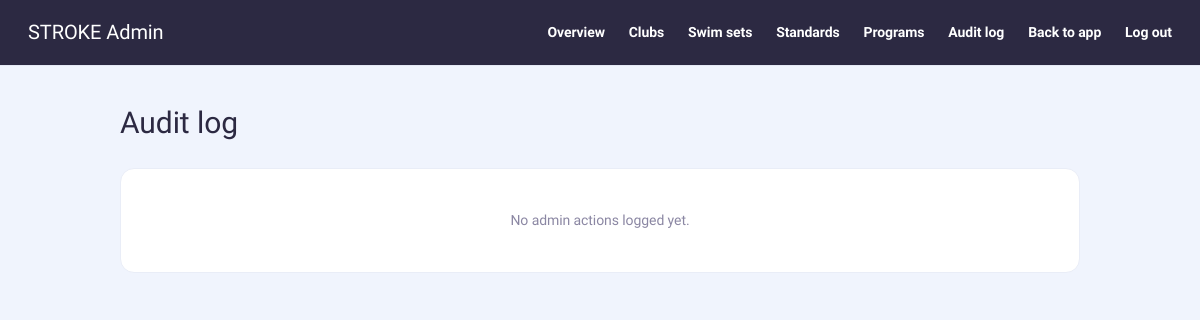
The page /admin/audit (signed in) on the database as committed earlier.
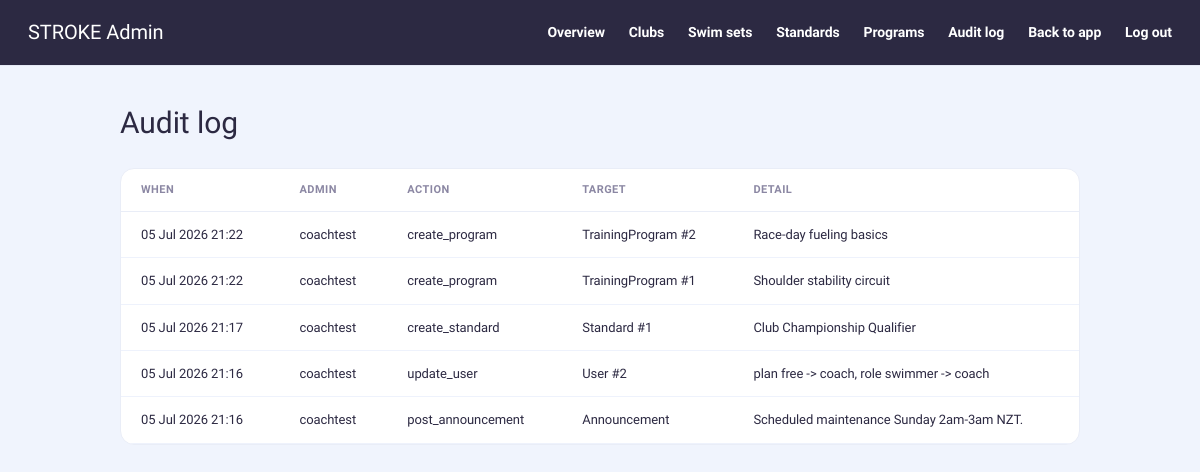
The same page on the database as committed later.
### models.py (models this page shows, shortened)
class AdminAuditLog(db.Model):
    __tablename__ = 'admin_audit_log'
    id = db.Column(db.Integer, primary_key=True)
    admin_id = db.Column(db.Integer, db.ForeignKey('user.id'), nullable=False)
    action = db.Column(db.String(50), nullable=False)
    target_type = db.Column(db.String(30))
    target_id = db.Column(db.Integer)
    detail = db.Column(db.Text)
    created_at = db.Column(db.DateTime, default=datetime.utcnow)

class User(db.Model, UserMixin):
    __tablename__ = 'user'
    id = db.Column(db.Integer, primary_key=True)
    email = db.Column(db.String(150), unique=True, nullable=False)
    username = db.Column(db.String(80), unique=True, nullable=False)
    password = db.Column(db.String(200), nullable=False)
    created_at = db.Column(db.DateTime, default=datetime.utcnow)
    plan = db.Column(db.String(20), default='free')
    is_verified = db.Column(db.Boolean, default=False)
    is_admin = db.Column(db.Boolean, default=False)
    verify_code = db.Column(db.String(6), nullable=True)
    verify_code_sent_at = db.Column(db.DateTime, nullable=True)
    role = db.Column(db.String(20), default='swimmer')  # 'swimmer' or 'coach'
    share_leaderboard = db.Column(db.Boolean, default=False)
    swims = db.relationship('Swim', backref='user', lazy=True)
    sessions = db.relationship('Session', backref='user', lazy=True)

### routes.py (the view)
@main.route('/admin/audit')
@login_required
@admin_required
def admin_audit():
    from app import db
    from models import AdminAuditLog, User
    logs = (
        db.session.query(AdminAuditLog)
        .order_by(AdminAuditLog.created_at.desc())
        .limit(200)
        .all()
    )
    admins = {u.id: u.username for u in db.session.query(User).all()}
    return render_template('admin_audit.html', logs=logs, admins=admins)

### auth_utils.py (called while the page is built)
def admin_required(f):
    @wraps(f)
    def wrapper(*args, **kwargs):
        if not current_user.is_authenticated or not current_user.is_admin:
            abort(403)
        return f(*args, **kwargs)
    return wrapper

### templates/admin_audit.html (shortened to what this page needs)
<!DOCTYPE html>
<html lang="en">
<head>
<link rel="stylesheet" href="{{ url_for('static', filename='css/main.css') }}">
</head>
<body>
<nav class="adm-nav">
  <span class="adm-logo">STROKE Admin</span>
  <div>
    <a href="/admin">Overview</a>
    <a href="/admin/clubs">Clubs</a>
    <a href="/admin/sets">Swim sets</a>
    <a href="/admin/standards">Standards</a>
    <a href="/admin/programs">Programs</a>
    <a href="/admin/audit">Audit log</a>
    <a href="/dashboard">Back to app</a>
    <a href="/logout">Log out</a>
  </div>
</nav>
<div class="adm-wrap">
  <p class="adm-title">Audit log</p>
  <div class="adm-panel">
    {% if logs %}
    <table>
      <thead>
        <tr><th>When</th><th>Admin</th><th>Action</th><th>Target</th><th>Detail</th></tr>
      </thead>
      <tbody>
        {% for l in logs %}
        <tr>
          <td>{{ l.created_at.strftime('%d %b %Y %H:%M') }}</td>
          <td>{{ admins.get(l.admin_id, '—') }}</td>
          <td>{{ l.action }}</td>
          <td>{{ l.target_type or '—' }}{% if l.target_id %} #{{ l.target_id }}{% endif %}</td>
          <td>{{ l.detail or '—' }}</td>
        </tr>
        {% endfor %}
      </tbody>
    </table>
    {% else %}
    <div class="empty-state">No admin actions logged yet.</div>
    {% endif %}
  </div>
</div>
</body>
</html>

### static/css/main.css (style rules this page uses)
:root { --ink: #2c2942; --ink-soft: #595571; --ink-faint: #8b87a3; --paper: #f4f6fd; --paper-warm: #fbf6f2; --surface: #ffffff; --surface-2: #eef2fc; --surface-3: #e7ecfa; --blue: #7bace8; --blue-600: #4f8bd4; --blue-tint: #e4eefb; --lav: #b7c1f1; --lav-600: #6f7fe0; --lav-tint: #ebeefb; --peach: #f6c6a8; --peach-600: #e79a6d; --peach-tint: #fde7d8; --mint: #a6e2c8; --mint-600: #4cbd90; --mint-tint: #e2f6ee; --butter: #f7e2a6; --butter-tint:#fbf1cf; --accent: #6f8fe6; --accent-600: #5474d4; --accent-soft: #c8d5f6; --accent-tint: #e9eefc; --good: #4fc196; --good-tint: #dff5ec; --warn: #f0b24d; --warn-tint: #fbeecf; --bad: #ef7d6a; --bad-tint: #fbe4df; --line: #e4e8f4; --line-soft: #eef1f9; --r-sm: 12px; --r-md: 18px; --r-lg: 24px; --r-xl: 32px; --r-pill: 999px; --sh-xs: 0 1px 3px rgba(58,66,120,.05); --sh-sm: 0 3px 10px rgba(58,66,120,.06); --sh-md: 0 10px 26px rgba(58,66,120,.08); --sh-lg: 0 20px 50px rgba(58,66,120,.12); --sh-pop: 0 12px 30px rgba(111,143,230,.22); --sp-1: 4px; --sp-2: 8px; --sp-3: 12px; --sp-4: 16px; --sp-5: 24px; --sp-6: 32px; --sp-7: 48px; --sp-8: 64px; --ease: cubic-bezier(.4, 0, .2, 1); }
*, *::before, *::after { box-sizing: border-box; margin: 0; padding: 0; }
html { scroll-behavior: smooth; overflow-x: hidden; }
body { font-family: 'Schibsted Grotesk', sans-serif; background: var(--paper); color: var(--ink); line-height: 1.65; font-weight: 450; letter-spacing: -0.005em; min-height: 100vh; overflow-x: hidden; -webkit-font-smoothing: antialiased; }
button, a { cursor: pointer; }
a { color: inherit; text-decoration: none; }
nav { display: flex; align-items: center; justify-content: space-between; padding: 0 var(--sp-5); height: 66px; position: sticky; top: 0; z-index: 100; background: rgba(255,255,255,0.82); backdrop-filter: saturate(1.4) blur(14px); -webkit-backdrop-filter: saturate(1.4) blur(14px); border-bottom: 1px solid var(--line); }

### templates/admin_audit.html (style rules this page uses)
body { font-family:'Schibsted Grotesk',sans-serif;background:#f0f4fd;margin:0;color:#2c2942; }
.adm-nav { display:flex;align-items:center;justify-content:space-between;padding:16px 28px;background:#2c2942;color:#fff; }
.adm-nav a { color:#fff;text-decoration:none;font-weight:600;font-size:14px;margin-left:20px; }
.adm-logo { font-family:'Schibsted Grotesk',sans-serif;font-size:20px; }
.adm-wrap { max-width:1000px;margin:0 auto;padding:32px 20px 60px; }
.adm-title { font-family:'Schibsted Grotesk',sans-serif;font-size:30px;margin:0 0 20px; }
.adm-panel { background:#fff;border-radius:14px;border:1px solid #e9edf7;overflow:hidden; }
table { width:100%;border-collapse:collapse; }
th { text-align:left;font-size:11px;text-transform:uppercase;letter-spacing:.04em;color:#8b87a3;padding:12px 20px;border-bottom:1px solid #e9edf7; }
td { padding:12px 20px;border-bottom:1px solid #eef2fc;font-size:13px; }

Rows that differ between the two databases and show on the page:
added AdminAuditLog: created_at "05 Jul 2026 21:22", action "create_program", target_type "TrainingProgram", target_id "2", detail "Race-day fueling basics"
added User: get "coachtest"
added AdminAuditLog: created_at "05 Jul 2026 21:22", action "create_program", target_type "TrainingProgram", target_id "1", detail "Shoulder stability circuit"
added AdminAuditLog: created_at "05 Jul 2026 21:17", action "create_standard", target_type "Standard", target_id "1", detail "Club Championship Qualifier"
added AdminAuditLog: created_at "05 Jul 2026 21:16", action "update_user", target_type "User", target_id "2", detail "plan free -> coach, role swimmer -> coach"
added AdminAuditLog: created_at "05 Jul 2026 21:16", action "post_announcement", target_type "Announcement", detail "Scheduled maintenance Sunday 2am-3am NZT."
Other text that changed with them:
text no longer shown: "No admin actions logged yet."
text now shown: "WHEN ADMIN ACTION TARGET DETAIL"
